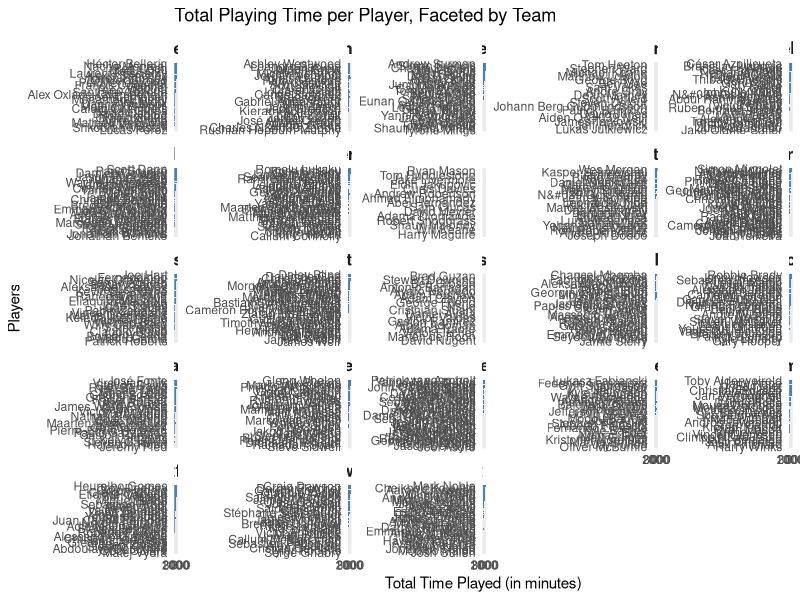

The R source for this figure:
## ---- chunk 1
library(ggplot2)
library(dplyr)

df = read.csv("combined_match_players_0-500.csv")
df = na.omit(df)

## ---- chunk 2

team_names <- c("71" = "Aston Villa", "72" = "Everton", "73" = "Bournemouth", "74" = "Southampton", "75" = "Leicester City", "76" = "West Bromwich Albion", "77" = "Sunderland","78" = "Crytsal Palace", "79" = "Norwich City", "80" = "Chelsea", "81" = "West Ham", "82" = "Tottenham Hotspur","83" = "Arsenal", "84" = "Swansea City", "85" = "Stoke City", "86" = "Newcastle United", "87" = "Liverpool","88" = "Manchester City", "89" = "Manchester United", "90" = "Watford", "91" = "Hull City", "92" = "Burnley", "93"="Middlesbrough")

df$team_name <- team_names[as.character(df$team_id)]

df_time_played_grouped <- df |>
  group_by(team_name, player) |>
  summarise(total_time_played = sum(time_played), .groups = "drop")

ggplot(df_time_played_grouped, aes(x = total_time_played, y = reorder(player,total_time_played))) +
  geom_bar(stat = "identity", fill = "steelblue") +
  facet_wrap(~team_name, scales = "free_y") +          
  labs(
    title = "Total Playing Time per Player, Faceted by Team",
    x = "Total Time Played (in minutes)",
    y = "Players"
  ) +
  theme_minimal() +
  theme(strip.text = element_text(size = 12, face = "bold"))

